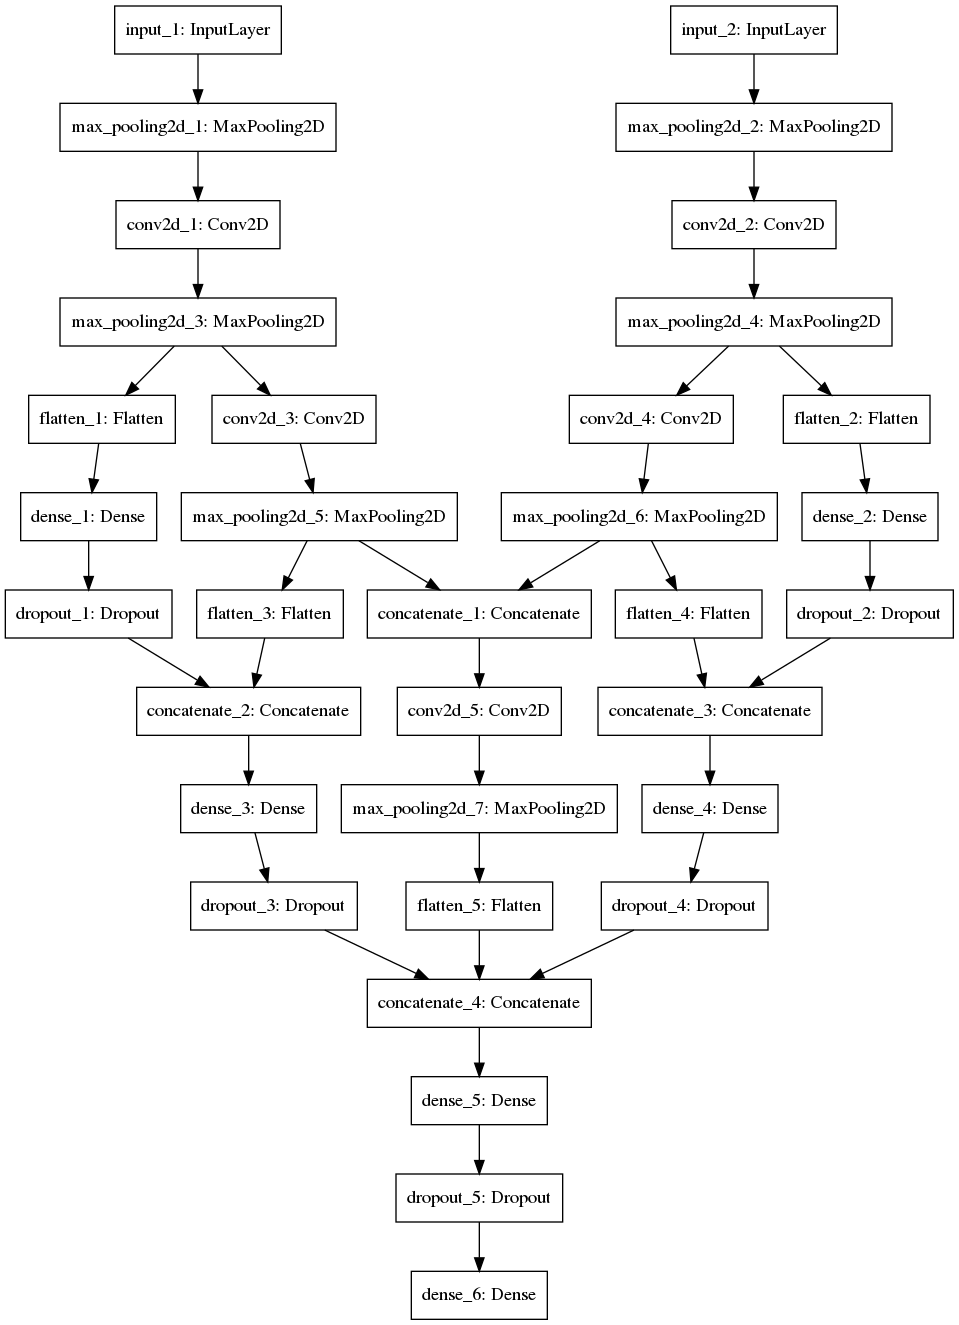

This figure's Python source:
import numpy as np
import keras
from keras.models import Model
from keras.layers import Input
from keras.layers import Conv2D,MaxPooling2D,AveragePooling2D
from keras.layers import Dense,Dropout,Flatten,concatenate
from keras.optimizers import SGD
from keras.callbacks import CSVLogger,TensorBoard
from keras.utils import plot_model
import keras.backend.tensorflow_backend as KTF
import tensorflow as tf

epochs = 600
batch_size = 128
lr = 0.01
decay = 1e-6
momentum = 0.9

##========== data loading ==========##
anode = np.load("../../data/anode_uint8.npy")
anode = anode.reshape((-1,256,1024,1))
cathode = np.load("../../data/cathode_uint8.npy")
cathode = cathode.reshape((-1,256,1024,1))
ans = np.load("../../data/ans.npy")

##========== tensorboard setup ==========##
old_session = KTF.get_session()
session = tf.Session('')
KTF.set_session(session)
KTF.set_learning_phase(1)

##========== model building ==========##
anode_input = Input(shape=anode[0].shape)
cathode_input = Input(shape=cathode[0].shape)
x0 = MaxPooling2D(pool_size=(4,4))(anode_input)
y0 = MaxPooling2D(pool_size=(4,4))(cathode_input)
x1 = Conv2D(filters=32,kernel_size=(16,16),
            padding="same",activation="relu")(x0)
y1 = Conv2D(filters=32,kernel_size=(16,16),
            padding="same",activation="relu")(y0)
x2 = MaxPooling2D(pool_size=(2,2))(x1)
y2 = MaxPooling2D(pool_size=(2,2))(y1)
x3 = Conv2D(filters=32,kernel_size=(8,8),
            padding="same",activation="relu")(x2)
y3 = Conv2D(filters=32,kernel_size=(8,8),
            padding="same",activation="relu")(y2)
x4 = MaxPooling2D(pool_size=(2,2))(x3)
y4 = MaxPooling2D(pool_size=(2,2))(y3)
z0 = concatenate([x4,y4])
z1 = Conv2D(filters=32,kernel_size=(4,4),
            padding="same",activation="relu")(z0)
z2 = MaxPooling2D(pool_size=(4,4))(z1)
x6 = Flatten()(x2)
y6 = Flatten()(y2)
x7 = Dense(128,activation="sigmoid")(x6)
y7 = Dense(128,activation="sigmoid")(y6)
x8 = Dropout(0.5)(x7)
y8 = Dropout(0.5)(y7)
x9 = Flatten()(x4)
y9 = Flatten()(y4)
x10 = concatenate([x9,x8])
y10 = concatenate([y9,y8])
x11 = Dense(128,activation="sigmoid")(x10)
y11 = Dense(128,activation="sigmoid")(y10)
x12 = Dropout(0.5)(x11)
y12 = Dropout(0.5)(y11)
z3 = Flatten()(z2)
z4 = concatenate([x12,y12,z3])
z5 = Dense(512,activation="sigmoid")(z4)
z6 = Dropout(0.5)(z5)
output = Dense(2,activation="softmax")(z6)

model = Model(inputs=[anode_input,cathode_input],outputs=output)
sgd = SGD(lr=lr,decay=decay,momentum=momentum,nesterov=True)
model.compile(loss="categorical_crossentropy",
              optimizer=sgd,
              metrics=["accuracy"])
plot_model(model,"discri_res.png")

##========== fitting ==========##
csvlogger = CSVLogger("discri_res.csv")
board = TensorBoard(log_dir="log/",histogram_freq=1)
model.fit([anode,cathode],
          ans,
          epochs=epochs,
          batch_size=batch_size,
          validation_split=0.1,
          callbacks=[csvlogger,board])
model.save("discri_res.h5")

KTF.set_session(old_session)
